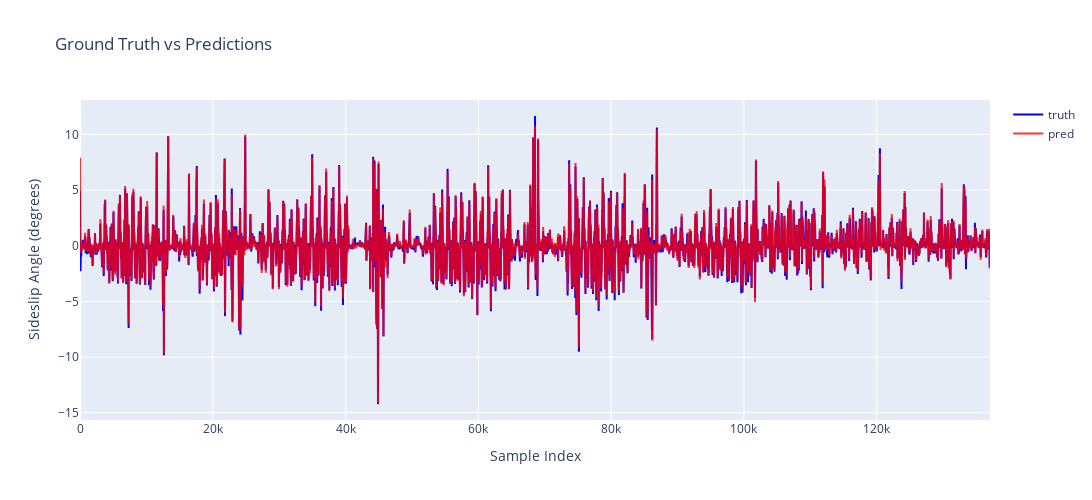

The cell this chart's notebook holds for it:
### Markdown cell above
## test 0 with density based loss

### Code cell
import plotly.graph_objects as go

# Set model to evaluation mode
model.eval()

# Storage for predictions and ground truth
total_loss = 0  
preds = []
ground_truths = []

# Generate predictions for all training data
with torch.no_grad():
    for step, (x, y) in enumerate(train_dataloader_unshuffled):
        X, y, d = x.to(device), y.to(device).reshape([len(y), 1]), d.to(device)

        pred = model(X)
        loss = weighted_focal_mse_loss(pred, y, d)
        total_loss += loss.item()
        
        # Store predictions and ground truth
        preds.append(pred.reshape(-1).cpu().numpy())
        ground_truths.append(y.reshape(-1).cpu().numpy())

    print(f"Avg. Loss: {total_loss/step}")
    
    # Concatenate all batches into single arrays
    ground_truths = np.concatenate(ground_truths)
    preds = np.concatenate(preds)

# Create interactive plot
fig = go.Figure()
fig.add_trace(go.Scatter(y=ground_truths, mode='lines', name='truth', line=dict(color='blue')))
fig.add_trace(go.Scatter(y=preds.flatten(), mode='lines', name='pred', line=dict(color='red'), opacity=0.8))
fig.update_layout(
    title='Ground Truth vs Predictions',
    xaxis_title='Sample Index',
    yaxis_title='Sideslip Angle (degrees)',
    width=1200,
    height=500
)
fig.show()

### Figure 1 — Plotly figure (JSON) as saved in the notebook; plotly's stock layout.template omitted (floating-point values rounded to 4 significant figures; data arrays with more than 128 entries replaced by an {"elided": "..."} marker saying what was removed)
{"data": [{"line": {"color": "blue"}, "mode": "lines", "name": "truth", "type": "scatter", "y": {"elided": "137080 float values"}}, {"line": {"color": "red"}, "mode": "lines", "name": "pred", "opacity": 0.8, "type": "scatter", "y": {"elided": "137080 float values"}}], "layout": {"height": 500, "title": {"text": "Ground Truth vs Predictions"}, "width": 1200, "xaxis": {"title": {"text": "Sample Index"}}, "yaxis": {"title": {"text": "Sideslip Angle (degrees)"}}}}
